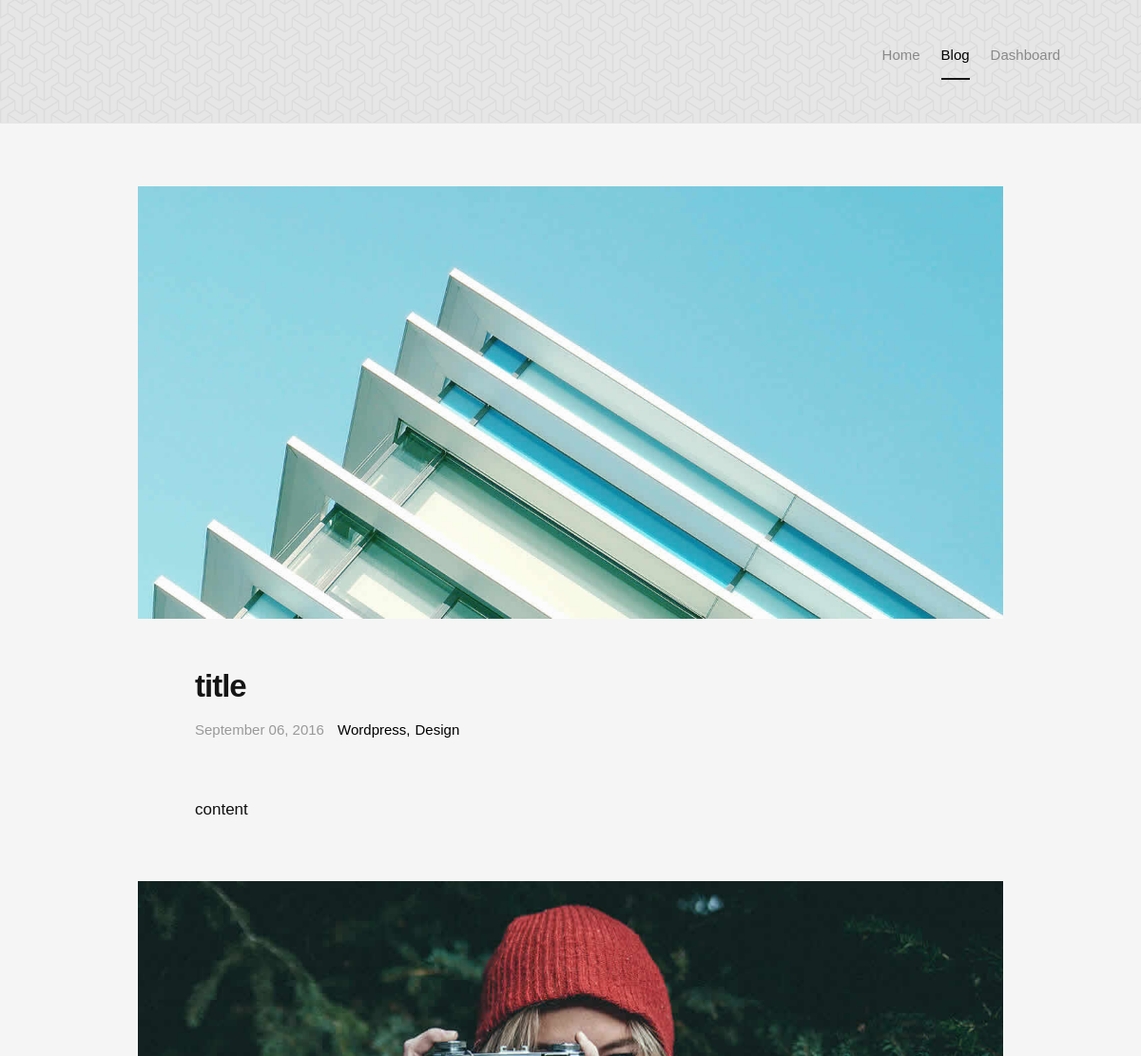
/blog/1 (upper part), run on an earlier commit of the app's database.
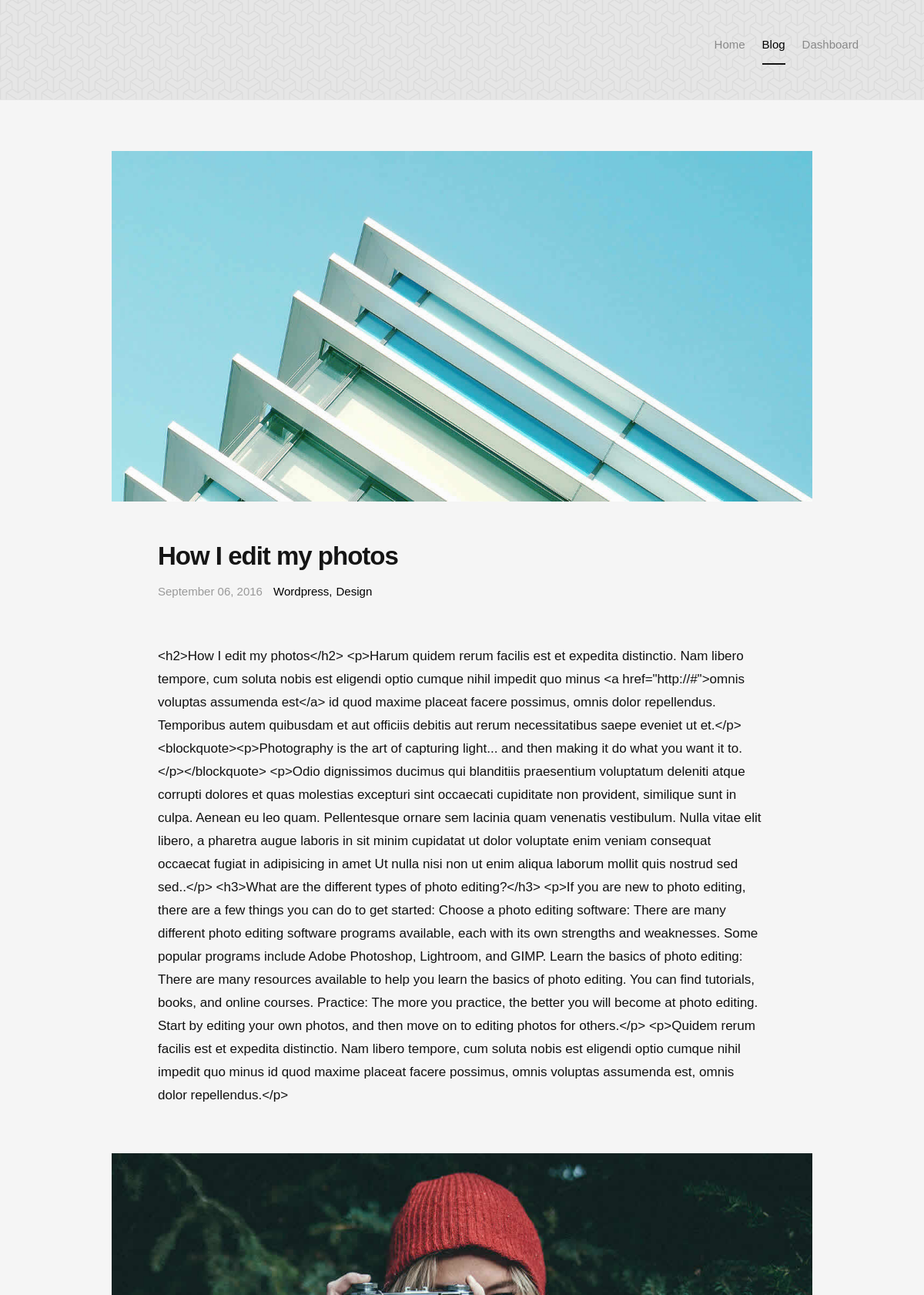
And on a later commit of the database.
### app.py (models this page shows)
class Blog(db.Model):
    id = db.Column(db.Integer, primary_key=True)
    title = db.Column(db.String(100), nullable=False)
    content = db.Column(db.Text, nullable=False)
    author_id = db.Column(db.Integer, db.ForeignKey('user.id'), nullable=False)

### app.py (the view)
@app.route('/blog/<int:blog_id>')
def blog(blog_id):
    blog = Blog.query.get_or_404(blog_id)
    return render_template('blog.html', blog=blog)

### templates/blog.html (shortened to what this page needs)
<!DOCTYPE html>
<html class="no-js" lang="en">
<head>
   <link rel="stylesheet" href="/static/css/base.css">
   <link rel="stylesheet" href="/static/css/vendor.css">
   <link rel="stylesheet" href="/static/css/main.css">
</head>
<body id="top">
   <header class="short-header">
   	<div class="row header-content">
        <div class="logo">
            <a href="#">Author</a>
         </div>
       <nav id="main-nav-wrap">
           <ul class="main-navigation sf-menu">
               <li><a href="{{url_for('index')}}" title="">Home</a></li>
               <li class="current">
                   <a href="#" title="">Blog</a>
               </li>
               <li><a href="{{url_for('dashboard')}}" title="">Dashboard</a></li>
           </ul>
       </nav>
			<div class="triggers">
				<a class="search-trigger" href="#"><i class="fa fa-search"></i></a>
			</div>
   	</div>
   </header>
   <section id="content-wrap" class="blog-single">
   	<div class="row">
   		<div class="col-twelve">
   			<article class="format-standard">
   				<div class="content-media">
						<div class="post-thumb">
							<img src="/static/images/thumbs/single/single-01.jpg">
						</div>
					</div>
					<div class="primary-content">
						<h1 class="page-title">{{blog.title}}</h1>
						<ul class="entry-meta">
							<li class="date">September 06, 2016</li>
							<li class="cat"><a href="">Wordpress</a><a href="">Design</a></li>
						</ul>
						<p>{{blog.content}}</p>
						<p><img src="/static/images/shutterbug.jpg" alt=""></p>
				</article>
			</div>
   	</div>
   </section>
</body>
</html>

### static/css/base.css (style rules this page uses)
html { font-family: sans-serif; -ms-text-size-adjust: 100%; -webkit-text-size-adjust: 100%; }
body { margin: 0; }
article, aside, details, figcaption, figure, footer, header, hgroup, main, menu, nav, section, summary { display: block; }
a { background: transparent; }
h1 { font-size: 2em; margin: 0.67em 0; }
img { border: 0; }
html { font-size: 62.5%; box-sizing: border-box; }
*, *::before, *::after { box-sizing: inherit; }
body { font-weight: normal; line-height: 1; text-rendering: optimizeLegibility; word-wrap: break-word; -webkit-overflow-scrolling: touch; -webkit-text-size-adjust: none; }
body, input, button { -moz-osx-font-smoothing: grayscale; -webkit-font-smoothing: antialiased; }
img, video { max-width: 100%; height: auto; }
div, dl, dt, dd, ul, ol, li, h1, h2, h3, h4, h5, h6, pre, form, p, blockquote, th, td { margin: 0; padding: 0; }
h1, h2, h3, h4, h5, h6 { -webkit-font-variant-ligatures: common-ligatures; -moz-font-variant-ligatures: common-ligatures; font-variant-ligatures: common-ligatures; text-rendering: optimizeLegibility; }
em, i { font-style: italic; line-height: inherit; }
ol, ul { list-style: none; }
li { display: block; }
a { text-decoration: none; line-height: inherit; }
.row { width: 94%; max-width: 1170px; margin: 0 auto; }
.row:before, .row:after { content: ""; display: table; }
.row:after { clear: both; }
[class*="col-"], .bgrid { float: left; }
[class*="col-"] { padding: 0 20px; }
.col-twelve, .col-full { width: 100%; }

What changed in the data, as far as the page shows it:
changed Blog: title "title" → "How I edit my photos"; content "content" → "<h2>How I edit my photos</h2> <p>Harum quidem rerum facilis est et expedita distinctio. Nam libero tempore, cum soluta nobis est eligendi optio cumque nihil impedit quo minus <a href=\"http://#\">omnis voluptas assumenda est</a> id quod maxime placeat facere possimus, omnis dolor repellendus. Temporibus autem quibusdam et aut officiis debitis aut rerum necessitatibus saepe eveniet ut et.</p> <blockquote><p>Photography is the art of capturing light... and then making it do what you want it to.</p></blockquote> <p>Odio dignissimos ducimus qui blanditiis praesentium voluptatum deleniti atque corrupti dolores et quas molestias excepturi sint occaecati cupiditate non provident, similique sunt in…"
